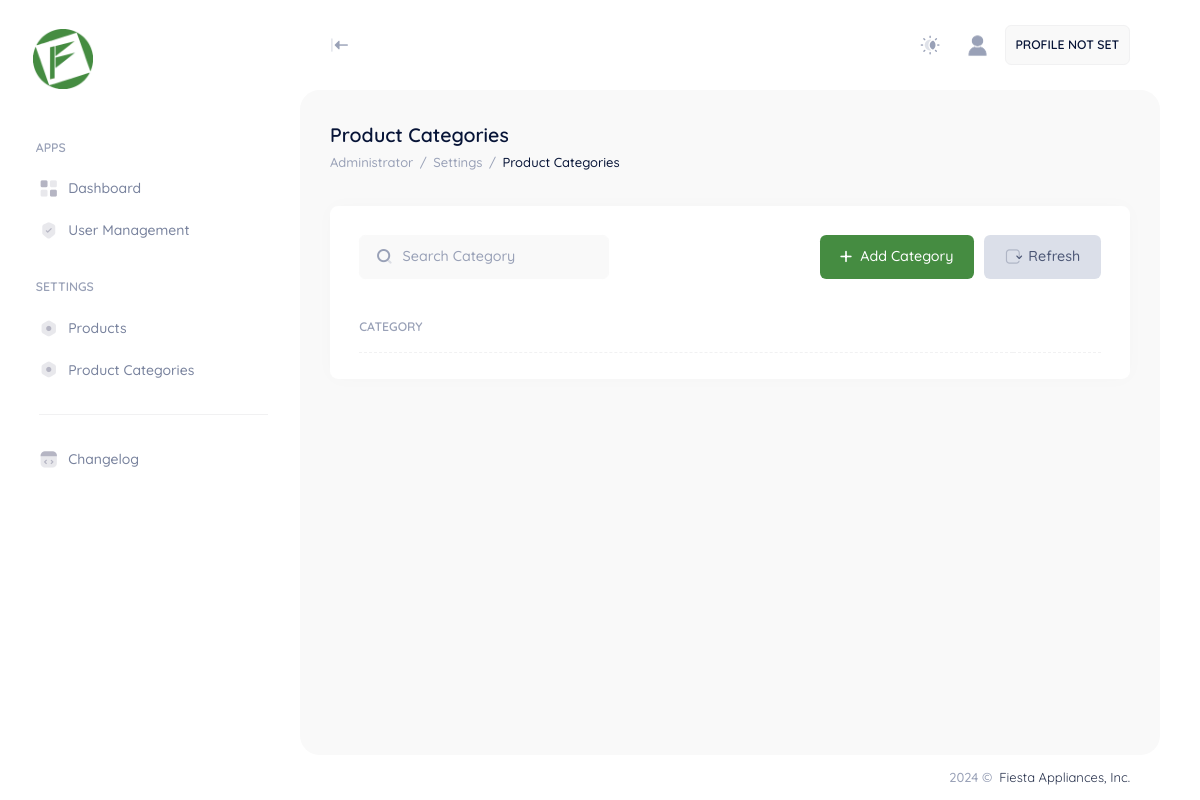
Before: /user/administrator/product-categories.php (signed in) with the older database file.
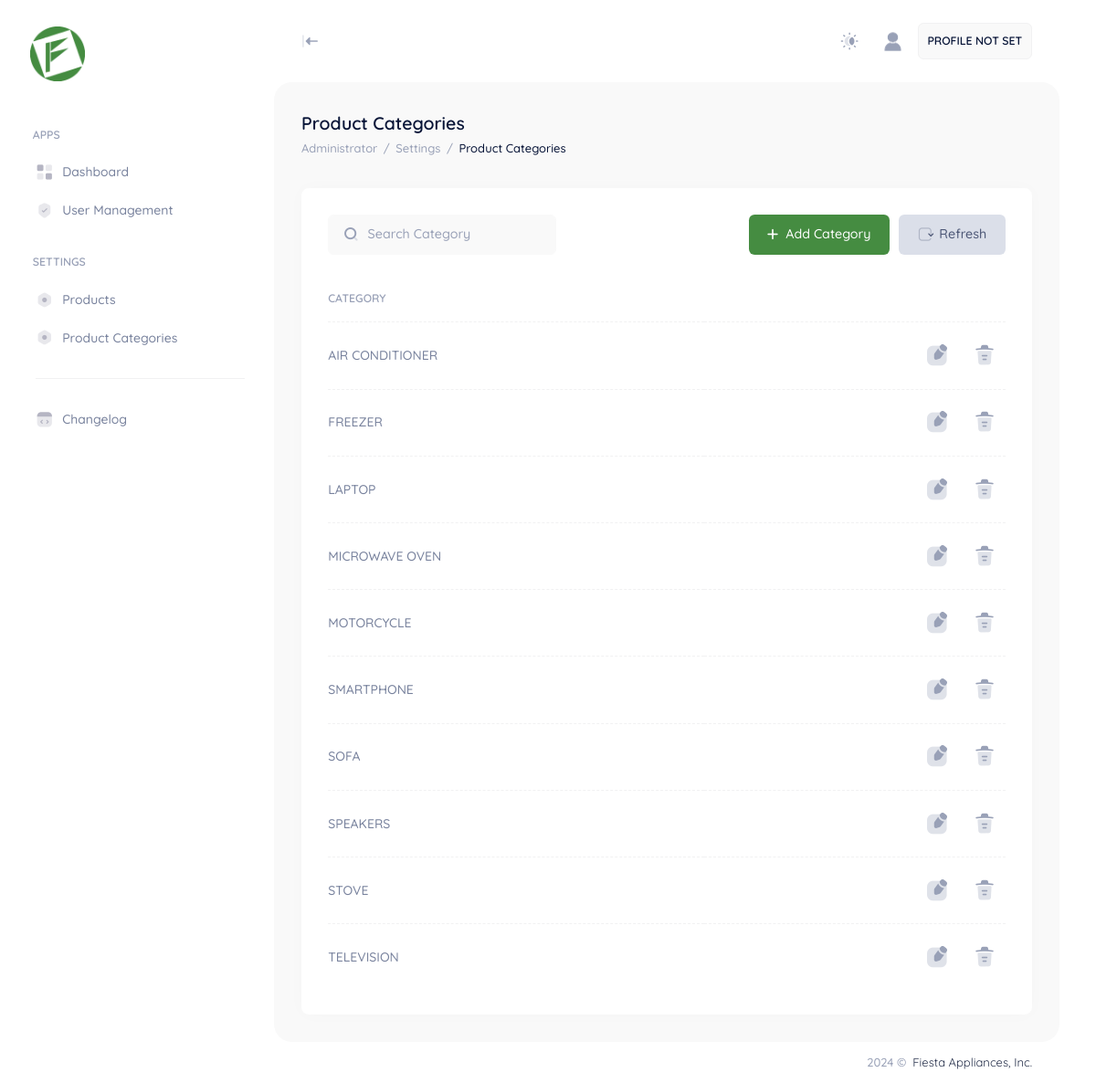
After: the same page with the newer database file.
### tables this page shows
CREATE TABLE IF NOT EXISTS `msc_categories` (
  `PK_mscCategories` int NOT NULL AUTO_INCREMENT,
  `description` varchar(255) DEFAULT NULL,
  PRIMARY KEY (`PK_mscCategories`),
  UNIQUE KEY `description` (`description`)
);

### user/administrator/product-categories.php (the view, shortened to what this page needs)
<?php
include '../../app/sessions/AdministratorSession.php';
try {
    $conn = new PDO("mysql:host=$fa_dbserver;dbname=$fa_dbname", $fa_dbuser, $fa_dbpassword);
    $conn->setAttribute(PDO::ATTR_ERRMODE, PDO::ERRMODE_EXCEPTION);
    $categories = $conn->prepare("SELECT * FROM msc_categories");
    $categories->execute();
    $ccategories = $categories->rowCount();
} catch (PDOException $e) {
    echo "Error: " . $e->getMessage();
}
?>
<!DOCTYPE html>
<html lang="en">
<head>
    <link href="../../assets/plugins/custom/leaflet/leaflet.bundle.css" rel="stylesheet" type="text/css" />
    <link href="../../assets/plugins/custom/datatables/datatables.bundle.css" rel="stylesheet" type="text/css" />
    <link href="../../assets/plugins/global/plugins.bundle.css" rel="stylesheet" type="text/css" />
    <link href="../../assets/css/style.bundle.css" rel="stylesheet" type="text/css" />
    <link href="../../assets/css/custom.bundle.css" rel="stylesheet" type="text/css" />
</head>
<body id="kt_body" class="header-fixed header-tablet-and-mobile-fixed toolbar-enabled aside-fixed aside-default-enabled user-select-none">
    <div class="d-flex flex-column flex-root">
        <div class="page d-flex flex-row flex-column-fluid">
            <div id="kt_aside" class="aside aside-default aside-hoverable " data-kt-drawer="true" data-kt-drawer-name="aside" data-kt-drawer-activate="{default: true, lg: false}" data-kt-drawer-overlay="true" data-kt-drawer-width="{default:'200px', '300px': '250px'}" data-kt-drawer-direction="start" data-kt-drawer-toggle="#kt_aside_toggle">
                <div class="aside-logo flex-column-auto px-10 pt-9 pb-5" id="kt_aside_logo">
                    <a href="/">
                        <img alt="Logo" src="../../assets/media/logos/FIESTAAPPL_LOGO.png" width="60px" class="max-h-50px logo-default theme-light-show" />
                    </a>
                </div>
                <div class="aside-menu flex-column-fluid ps-3 pe-1">
                    <?php include './sidebar.php' ?>
                </div>
            </div>
            <div class="wrapper d-flex flex-column flex-row-fluid" id="kt_wrapper">
                <div id="kt_header" class="header " data-kt-sticky="true" data-kt-sticky-name="header" data-kt-sticky-offset="{default: '200px', lg: '300px'}">
                    <div class=" container-fluid  d-flex align-items-stretch justify-content-between">
                        <div class="d-flex align-items-center flex-grow-1 flex-lg-grow-0">
                            <div class="btn btn-icon w-auto ps-0 btn-active-color-primary d-none d-lg-inline-flex me-2 me-lg-5 " data-kt-toggle="true" data-kt-toggle-state="active" data-kt-toggle-target="body" data-kt-toggle-name="aside-minimize">
                                <i class="ki-duotone ki-black-left-line fs-1 rotate-180"><span class="path1"></span><span class="path2"></span></i>
                            </div>
                        </div>
                        <div class="d-flex align-items-stretch justify-content-end flex-lg-grow-1">
                            <div class="d-flex align-items-stretch flex-shrink-0">
                                <div class="d-flex align-items-center ms-1 ms-lg-2">
                                    <a href="#" class="btn btn-icon btn-active-light-primary w-30px h-30px w-md-40px h-md-40px" data-kt-menu-trigger="{default:'click', lg: 'hover'}" data-kt-menu-attach="parent" data-kt-menu-placement="bottom-end">
                                        <i class="ki-duotone ki-night-day theme-light-show fs-1"><span class="path1"></span></i> </a>
                                </div>
                                <div class="d-flex align-items-center ms-2 ms-lg-3" id="kt_header_user_menu_toggle">
                                    <div class="cursor-pointer symbol symbol-35px symbol-lg-35px" data-kt-menu-trigger="{default: 'click', lg: 'hover'}" data-kt-menu-attach="parent" data-kt-menu-placement="bottom-end">
                                        <img alt="Pic" src="../../assets/media/avatars/user-avatar.png" />
                                    </div>
                                </div>
                                <div class="d-flex align-items-center ms-2 ms-lg-3 user_profile">
                                    <div class="border rounded p-3 bg-light fw-bolder">
                                        <div class="d-flex flex-column">
                                            <div class="fw-bold d-flex align-items-center fs-7">
                                                <?php
                                                if ($fullname != "") {
                                                    echo $fullname;
                                                } else {
                                                    echo "PROFILE NOT SET";
                                                }
                                                ?>
                                            </div>
                                        </div>
                                    </div>
                                </div>
                            </div>
                        </div>
                    </div>
                </div>
                <div class="content fs-6 d-flex flex-column flex-column-fluid" id="kt_content">
                    <div class="toolbar" id="kt_toolbar">
                        <div class=" container-fluid  d-flex flex-stack flex-wrap flex-sm-nowrap">
                            <div class="d-flex flex-column align-items-start justify-content-center flex-wrap me-2">
                                <h1 class="text-dark fw-bold my-1 fs-2">
                                    Product Categories <small class="text-muted fs-6 fw-normal ms-1"></small>
                                </h1>
                                <ul class="breadcrumb fw-semibold fs-base my-1">
                                    <li class="breadcrumb-item text-muted">
                                        Administrator
                                    </li>
                                    <li class="breadcrumb-item text-muted">
                                        Settings
                                    </li>
                                    <li class="breadcrumb-item text-dark">
                                        <a href="product-categories.php" class="text-dark text-hover-primary">
                                            Product Categories
                                        </a>
                                    </li>
                                </ul>
                            </div>
                        </div>
                    </div>
                    <div class="post fs-6 d-flex flex-column-fluid" id="kt_post">
                        <div class="container-fluid">
                            <div class="row g-5">
                                <div class="col-xxl-12">
                                    <div class="card">
                                        <div class="card-header border-0 pt-6">
                                            <div class="card-title">
                                                <div class="d-flex align-items-center position-relative my-1">
                                                    <i class="ki-duotone ki-magnifier fs-3 position-absolute ms-5"><span class="path1"></span><span class="path2"></span></i> <input type="text" data-kt-productcategory-table-filter="search" class="form-control form-control-solid w-250px ps-13" placeholder="Search Category" />
                                                </div>
                                            </div>
                                            <div class="card-toolbar">
                                                <div class="d-flex justify-content-end gap-3 flex-wrap">
                                                    <button type="button" class="btn btn-primary d-flex align-items-center ps-5" data-bs-toggle="modal" data-bs-target="#addCategoryModal">
                                                        <i class="ki-duotone ki-plus fs-2"></i>
                                                        <span>Add Category</span>
                                                    </button>
                                                    <a href="" class="btn btn-secondary d-flex align-items-center">
                                                        <i class="ki-duotone ki-arrow-circle-right fs-2">
                                                            <span class="path1"></span>
                                                        </i>
                                                        <span>Refresh</span>
                                                    </a>
                                                </div>
                                            </div>
                                        </div>
                                        <div class="card-body py-4">
                                            <table class="table align-middle table-row-dashed fs-6 gy-5" id="tb_productCategory">
                                                <thead>
                                                    <tr class="text-start text-muted fw-bold fs-7 text-uppercase gs-0">
                                                        <th>Category</th>
                                                        <th></th>
                                                    </tr>
                                                </thead>
                                                <tbody class="text-gray-600 fw-semibold">
                                                    <?php if ($ccategories > 0) { ?>
                                                        <?php while ($rcategories = $categories->fetch(PDO::FETCH_ASSOC)) { ?>
                                                            <tr>
                                                                <td><?php echo $rcategories["description"]; ?></td>
                                                                <td class="text-end datainput">
                                                                    <div class="d-flex justify-content-end gap-2">
                                                                        <div class="tableaction-hover rounded pt-2 pb-1 ps-3 pe-3" data-ii-val="<?php echo $rcategories["PK_mscCategories"]; ?>" data-ii-input-edit-action="edit">
                                                                            <i class="ki-duotone ki-notepad-edit fs-2x">
                                                                                <span class="path1"></span>
                                                                            </i>
                                                                        </div>
                                                                        <div class="tableaction-hover rounded pt-2 pb-1 ps-3 pe-3" data-ii-val="<?php echo $rcategories["PK_mscCategories"]; ?>" data-ii-input-delete-action="delete">
                                                                            <i class="ki-duotone ki-trash fs-2x">
                                                                                <span class="path1"></span>
                                                                            </i>
                                                                        </div>
                                                                    </div>
                                                                </td>
                                                            </tr>
                                                        <?php } ?>
                                                    <?php } ?>
                                                </tbody>
                                            </table>
                                        </div>
                                    </div>
                                </div>
                            </div>
                        </div>
                    </div>
                </div>
                <div class="footer py-4 d-flex flex-lg-column user-select-none" id="kt_footer">
                    <div class="container-fluid d-flex flex-column justify-content-end flex-md-row flex-stack">
                        <div class="text-dark order-2 order-md-1">
                            <span class="text-muted fw-semibold me-1">
                                 &copy;
                            </span>
                            <span class="text-gray-800 text-hover-primary">Fiesta Appliances, Inc.</span>
                        </div>
                    </div>
                </div>
            </div>
        </div>
    </div>
</body>
</html>

### user/administrator/sidebar.php
<div class="menu menu-sub-indention menu-column menu-rounded menu-title-gray-600 menu-icon-gray-400 menu-active-bg menu-state-primary menu-arrow-gray-500 fw-semibold fs-6 my-5 mt-lg-2 mb-lg-0" id="kt_aside_menu" data-kt-menu="true">
    <div class="hover-scroll-y mx-4" id="kt_aside_menu_wrapper" data-kt-scroll="true" data-kt-scroll-activate="{default: false, lg: true}" data-kt-scroll-height="auto" data-kt-scroll-wrappers="#kt_aside_menu" data-kt-scroll-offset="20px" data-kt-scroll-dependencies="#kt_aside_logo, #kt_aside_footer">
        <div class="menu-item pt-5">
            <div class="menu-content"><span class="fw-bold text-muted text-uppercase fs-7">Apps</span></div>
        </div>
        <div class="menu-item"><a class="menu-link" href="dashboard.php"><span class="menu-icon"><i class="ki-duotone ki-element-11 fs-2"><span class="path1"></span><span class="path2"></span><span class="path3"></span><span class="path4"></span></i></span><span class="menu-title">Dashboard</span></a></div>
        <div class="menu-item"><a class="menu-link" href="usermanagement.php"><span class="menu-icon"><i class="ki-duotone ki-shield-tick fs-2"><span class="path1"></span><span class="path2"></span></i></span><span class="menu-title">User Management</span></a></div>
        <div class="menu-item pt-5">
            <div class="menu-content"><span class="fw-bold text-muted text-uppercase fs-7">Settings</span></div>
        </div>
        <div class="menu-item"><a class="menu-link" href="products.php"><span class="menu-icon"><i class="ki-duotone ki-setting fs-2"><span class="path1"></span><span class="path2"></span><span class="path3"></span><span class="path4"></span></i></span><span class="menu-title">Products</span></a></div>
        <div class="menu-item"><a class="menu-link" href="product-categories.php"><span class="menu-icon"><i class="ki-duotone ki-setting fs-2"><span class="path1"></span><span class="path2"></span><span class="path3"></span><span class="path4"></span></i></span><span class="menu-title">Product Categories</span></a></div>
        <div class="menu-item">
            <div class="menu-content">
                <div class="separator mx-1 my-4"></div>
            </div>
        </div>
        <div class="menu-item"><a class="menu-link" href="changelog.php"><span class="menu-icon"><i class="ki-duotone ki-code fs-2"><span class="path1"></span><span class="path2"></span><span class="path3"></span><span class="path4"></span></i></span><span class="menu-title">Changelog</span></a></div>
    </div>
</div>

### assets/css/custom.bundle.css (style rules this page uses)
body { font-family: "Quicksand", sans-serif; font-optical-sizing: auto; }

Changed rows visible on the page:
added msc_categories: description "AIR CONDITIONER"
added msc_categories: description "FREEZER"
added msc_categories: description "LAPTOP"
added msc_categories: description "MICROWAVE OVEN"
added msc_categories: description "MOTORCYCLE"
added msc_categories: description "SMARTPHONE"
added msc_categories: description "SOFA"
added msc_categories: description "SPEAKERS"
added msc_categories: description "STOVE"
added msc_categories: description "TELEVISION"
